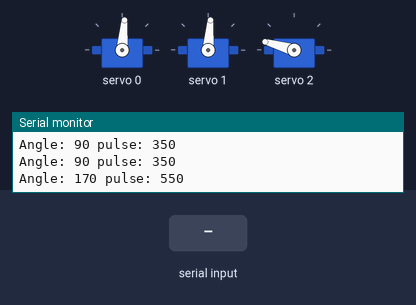
Bench run of a sketch on a simulated ESP32. Shown: 3 × servo, the last lines printed to the serial monitor. The test bench sets the inputs (shaded band). Nothing arrives over Bluetooth unless stated.

Above: at 3.2 s.
3.3 s: "2" received over the second serial link
At 5.5 s:
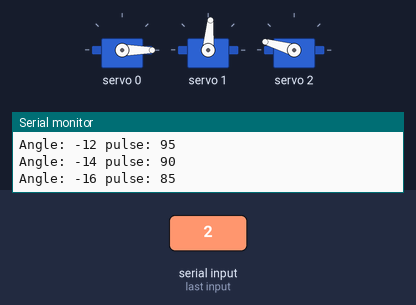
6.3 s: "3" received over the second serial link
9.3 s: "4" received over the second serial link
12.3 s: "1" received over the second serial link
At 13.3 s:
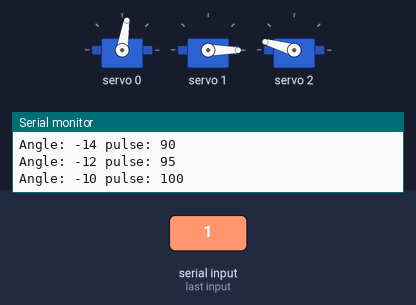
15.3 s: "5" received over the second serial link
At 20.9 s:
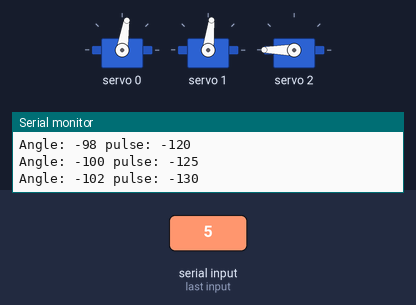
Timing chart, 0 to 22.3 s (numbered marks = the images above; inputs shaded):
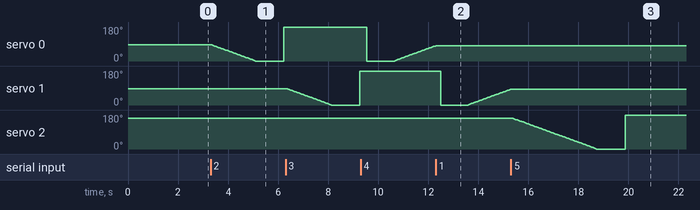

Measured:
- after the input at 12.3 s, servo 0: stays 81° (without the input it goes to 83° after 0.03 s)
- after the input at 15.3 s, servo 1: stays 83° (without the input it goes to 85° after 0.02 s)

The sketch:

esp32_BLE_roboticArm.ino
```cpp
#include <Wire.h>
#include <Adafruit_PWMServoDriver.h>
#include "BluetoothSerial.h"

#if !defined(CONFIG_BT_ENABLED) || !defined(CONFIG_BLUEDROID_ENABLED)
#error Bluetooth is not enabled! Please run `make menuconfig` to and enable it
#endif

BluetoothSerial SerialBT;

Adafruit_PWMServoDriver pwm = Adafruit_PWMServoDriver();

#define SERVOMIN  125 // this is the 'minimum' pulse length count (out of 4096)
#define SERVOMAX  575 // this is the 'maximum' pulse length count (out of 4096)

// our servo # counter
//uint8_t servonum = 0;

int M1 = 90, M2 = 90, M3 = 170, input =0;

void setup() {
Serial.begin(9600);
  SerialBT.begin("ESP32test"); //Bluetooth device name
  Serial.println("The device started, now you can pair it with bluetooth!");
  Serial.println("16 channel Servo test!");

  pwm.begin();
  pwm.setPWMFreq(60);  // Analog servos run at ~60 Hz updates


pwm.setPWM(0, 0, angleToPulse(M1) );
pwm.setPWM(1, 0, angleToPulse(M2) );
pwm.setPWM(2, 0, angleToPulse(M3) );

delay(2000);


}

void loop() {


 if (Serial.available()) {
    SerialBT.write(Serial.read());
  }
  if (SerialBT.available()) {
   input = SerialBT.read();
   Serial.write(input);
   Serial.println();

    }
if (input=='2'){
    delay(20);
    pwm.setPWM(0, 0, angleToPulse(M1));
        M1 -=2;

      }
    else if (input=='4'){
   delay(20);
        pwm.setPWM(0, 0, angleToPulse(M1));
        M1 +=2;
    }
  else if (input=='3'){
   delay(20);
        pwm.setPWM(1, 0, angleToPulse(M2));
        M2 -=2;
    }
    else if (input=='1'){
   delay(20);
        pwm.setPWM(1, 0, angleToPulse(M2));
        M2 +=2;
    }
    else if (input=='5'){
   delay(20);
        pwm.setPWM(2, 0, angleToPulse(M3));
        M3 -=2;
    }
    else if (input=='6'){
   delay(20);
        pwm.setPWM(2, 0, angleToPulse(M3));
        M3 +=2;
    }
  delay(20);
}

int angleToPulse(int ang){
   int pulse = map(ang,0, 180, SERVOMIN,SERVOMAX);// map angle of 0 to 180 to Servo min and Servo max
  Serial.print("Angle: ");Serial.print(ang);
   Serial.print(" pulse: ");Serial.println(pulse);
   return pulse;}
```
